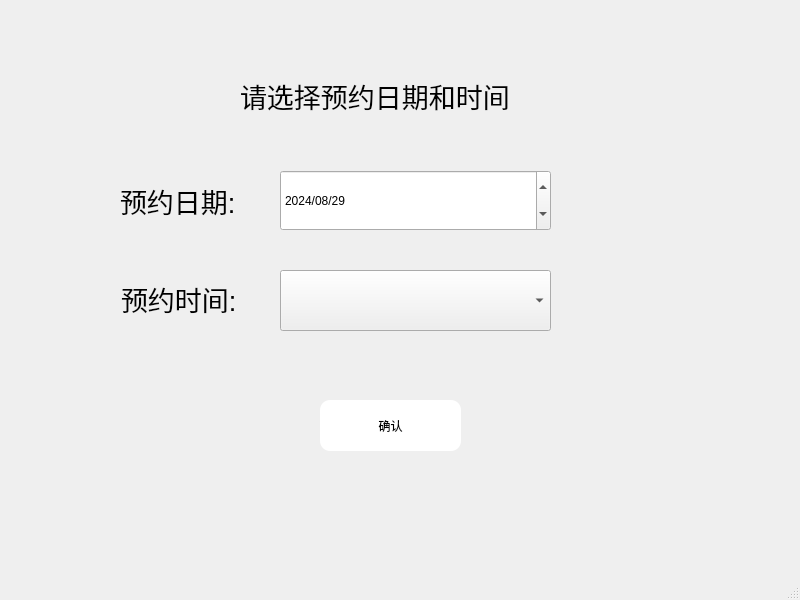
<?xml version="1.0" encoding="UTF-8"?>
<ui version="4.0">
 <class>MainWindow</class>
 <widget class="QMainWindow" name="MainWindow">
  <property name="geometry">
   <rect>
    <x>0</x>
    <y>0</y>
    <width>800</width>
    <height>600</height>
   </rect>
  </property>
  <property name="windowTitle">
   <string>MainWindow</string>
  </property>
  <property name="styleSheet">
   <string notr="true">#centralwidget{border-image: url(:/back/蓝色渐变.jpg);}
#MainWindow{border-image: url(:/back/蓝色渐变.jpg);}
</string>
  </property>
  <widget class="QWidget" name="centralwidget">
   <widget class="QLabel" name="label">
    <property name="geometry">
     <rect>
      <x>240</x>
      <y>60</y>
      <width>271</width>
      <height>71</height>
     </rect>
    </property>
    <property name="font">
     <font>
      <pointsize>20</pointsize>
     </font>
    </property>
    <property name="text">
     <string>请选择预约日期和时间</string>
    </property>
   </widget>
   <widget class="QLabel" name="label_2">
    <property name="geometry">
     <rect>
      <x>120</x>
      <y>180</y>
      <width>191</width>
      <height>41</height>
     </rect>
    </property>
    <property name="font">
     <font>
      <pointsize>20</pointsize>
     </font>
    </property>
    <property name="text">
     <string>预约日期:</string>
    </property>
   </widget>
   <widget class="QDateEdit" name="dateEdit">
    <property name="geometry">
     <rect>
      <x>280</x>
      <y>170</y>
      <width>271</width>
      <height>61</height>
     </rect>
    </property>
    <property name="displayFormat">
     <string>yyyy/MM/dd</string>
    </property>
    <property name="date">
     <date>
      <year>2024</year>
      <month>8</month>
      <day>29</day>
     </date>
    </property>
   </widget>
   <widget class="QLabel" name="label_3">
    <property name="geometry">
     <rect>
      <x>121</x>
      <y>278</y>
      <width>191</width>
      <height>41</height>
     </rect>
    </property>
    <property name="font">
     <font>
      <pointsize>20</pointsize>
     </font>
    </property>
    <property name="text">
     <string>预约时间:</string>
    </property>
   </widget>
   <widget class="QComboBox" name="comboBox">
    <property name="geometry">
     <rect>
      <x>280</x>
      <y>270</y>
      <width>271</width>
      <height>61</height>
     </rect>
    </property>
   </widget>
   <widget class="QPushButton" name="pushButton">
    <property name="geometry">
     <rect>
      <x>320</x>
      <y>400</y>
      <width>141</width>
      <height>51</height>
     </rect>
    </property>
    <property name="styleSheet">
     <string notr="true">#pushButton{border-radius:10px;}
#pushButton{background-color: rgb(255, 255, 255);}
</string>
    </property>
    <property name="text">
     <string>确认</string>
    </property>
   </widget>
  </widget>
  <widget class="QMenuBar" name="menubar">
   <property name="geometry">
    <rect>
     <x>0</x>
     <y>0</y>
     <width>800</width>
     <height>22</height>
    </rect>
   </property>
  </widget>
  <widget class="QStatusBar" name="statusbar"/>
 </widget>
 <resources/>
 <connections/>
</ui>
